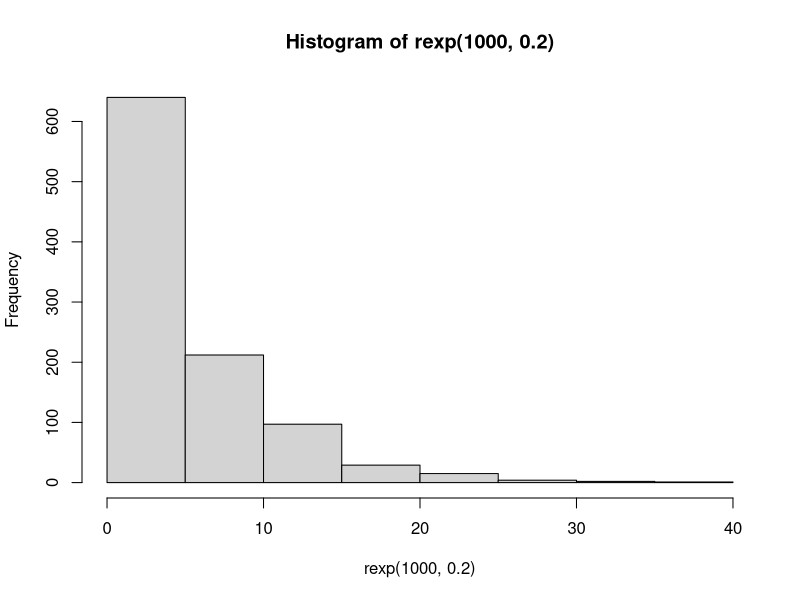

The R source for this figure:
## ---- chunk 1
hist(rexp(1000,0.2))
## ---- chunk 2
set.seed(20150921)

mydist = rexp(1000, 0.2)
